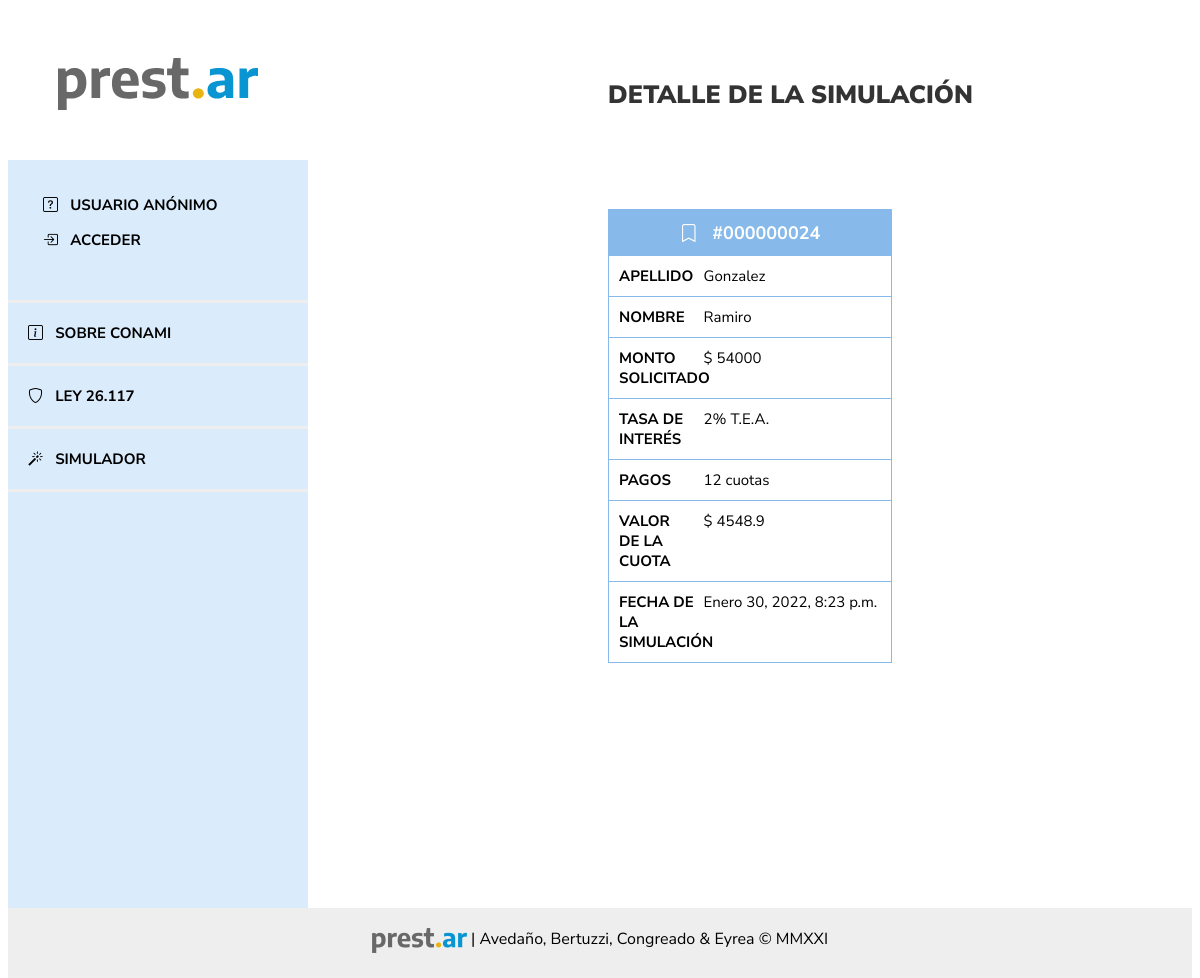
The page /simulador/24/ on the database its author committed.
### prestamos/models.py (models this page shows, shortened)
class Simulacion(models.Model):
    smvm = models.ForeignKey(
        SMVM, on_delete=models.CASCADE, null=True, default=1)
    author = models.ForeignKey(
        settings.AUTH_USER_MODEL, on_delete=models.CASCADE, null=True)  # Acá tiene que quedar el null=True porque se tiene que poder hacer simulaciones sin registrarse
    nombre = models.CharField(max_length=200)
    apellido = models.CharField(max_length=200)
    dni = models.IntegerField(validators=[
                              MaxValueValidator(99999999)])
    importe_solicitado = models.PositiveIntegerField()
    created_date = models.DateTimeField(
        default=timezone.now)
    tasa_anual = models.ForeignKey(
        TasaInteres, on_delete=models.CASCADE, null=True, default=1)
    cant_cuotas = models.SmallIntegerField()
    telefono = models.CharField(max_length=200)
    email = models.CharField(max_length=200)
    cuota_final = models.DecimalField(
        decimal_places=2, max_digits=9, null=True)
    def calculo_cuota(self):
        interes = int(self.tasa_anual.tasa)/100
        calculo_cuota = round(self.importe_solicitado*(interes/12) /
                              (1-(1+(interes/12))**(-self.cant_cuotas)), 2)
        return round(calculo_cuota, 2)

class TasaInteres(models.Model):
    author = models.ForeignKey(
        settings.AUTH_USER_MODEL, on_delete=models.CASCADE)
    tasa = models.PositiveIntegerField()
    created_date = models.DateTimeField(
        default=timezone.now)
    def __str__(self):
        return '{}'.format(self.tasa)

### prestamos/views.py (the view)
# urls.py: path('simulador/<int:pk>/', views.simulacion_detail, name='simulacion_detail'),
def simulacion_detail(request, pk):
    simulacion = get_object_or_404(Simulacion, pk=pk)
    return render(request, 'simulador/simulacion_detail.html', {'simulacion': simulacion})

### prestamos/templates/simulador/simulacion_detail.html (shortened to what this page needs)
{% extends 'base.html' %}
{% block content %}
<header>
	DETALLE DE LA SIMULACIÓN
</header>
<main>
<form target="_self" class="simulacion">{% csrf_token %}
			<div class="caja">
        <div class="grid-item titulo mayus">
          <span><i class="bi bi-bookmark"></i>&nbsp;&nbsp; #{{ simulacion.id|stringformat:"09d" }}
          </span>
					</div>
          <div class="grid-item texto">APELLIDO</div>
          <div class="grid-item">{{ simulacion.apellido }}</div>
          <div class="grid-item texto">NOMBRE</div>
          <div class="grid-item">{{ simulacion.nombre }}</div>
          <div class="grid-item texto">MONTO SOLICITADO</div>
          <div class="grid-item">$ {{ simulacion.importe_solicitado}}</div>
          <div class="grid-item texto">TASA DE INTERÉS</div>
          <div class="grid-item">{{ simulacion.tasa_anual }}% T.E.A.</div>
          <div class="grid-item texto">PAGOS</div>
          <div class="grid-item">{{ simulacion.cant_cuotas }} cuotas</div>
          <div class="grid-item texto">VALOR DE LA CUOTA</div>
          <div class="grid-item">$ {{ simulacion.calculo_cuota }}</div>
          <div class="grid-item texto">FECHA DE LA SIMULACIÓN</div>
          <div class="grid-item">{{ simulacion.created_date }}</div>
			</div>
	</form>
</main>
{% endblock %}

### static/css/prestamos.css (style rules this page uses)
html { height: 100%; }
body { min-height: 100%; font-family: "Nunito Sans", sans-serif; display: grid; grid-template: "menu header" "menu main" "menu main" "footer footer" / 300px 1fr; }
header { grid-area: header; font-size: 40px; padding: 70px; text-align: center; }
main { grid-area: main; padding-bottom: 150px; padding-left: 100px; padding-right: 300px; }
form { margin-bottom: 100px; }
.caja { display: grid; grid-template-columns: 30% 70%; border: 1px solid #87baea; }
.grid-item { padding: 10px; border-top: 1px solid #87baea; display: grid; align-items: left; }
.titulo { text-align: center; font-size: 20px; font-weight: bold; color: white; background-color: #87baea; grid-column-start: 1; grid-column-end: 3; }
.texto { font-size: 15px; font-weight: bold; }

### static/css/style.css (style rules this page uses)
html { height: 100%; }
body { min-height: 100%; font-family: "Nunito Sans", sans-serif !important; display: grid; grid-template: "menu header" "menu main" "menu main" "footer footer" / 300px 1fr; }
header { grid-area: header; font-size: 25px; padding: 70px 70px 50px 300px; text-align: left; font-weight: 900; color: #333; }
main { grid-area: main; padding-bottom: 50px; padding-left: 300px; padding-right: 300px; }
.caja { margin-bottom: 50px; display: grid; grid-template-columns: 30% 70%; border: 1px solid #87baea; }
.grid-item { padding: 10px; border-top: 1px solid #87baea; display: grid; align-items: left; font-size: 15px; }
.titulo { text-align: center; font-size: 18px; font-weight: bold; color: white; background-color: #87baea; grid-column-start: 1; grid-column-end: 3; }
.texto { font-size: 15px; font-weight: bold; }
.mayus { text-transform: uppercase; }
html, body { font-family: Arial, Helvetica, sans-serif; }

### rows shown on the page
Simulacion: id "000000024", apellido "Gonzalez", nombre "Ramiro", importe_solicitado "54000", tasa_anual "2", cant_cuotas "12", calculo_cuota "4548.9", created_date "Enero 30, 2022, 8:23 p.m."
